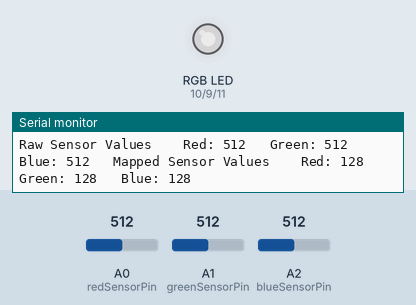
Bench run of a sketch on a simulated Arduino Uno, built with avr-gcc and run on an emulated ATmega328P. Shown: an RGB LED mixed from three pins (HIGH = lit), the last lines printed to the serial monitor. The test bench sets the inputs (shaded band); at power-on: A0 (redSensorPin) = 512, A1 (greenSensorPin) = 512, A2 (blueSensorPin) = 512. Dim RGB values are drawn brighter than linear.

Above: at 1.2 s.
1.3 s: A0 (redSensorPin) set to 406
At 2.8 s:
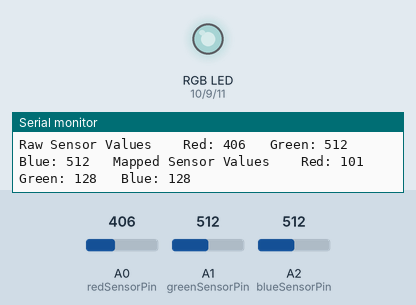
4.3 s: A0 (redSensorPin) set to 392
At 4.8 s:
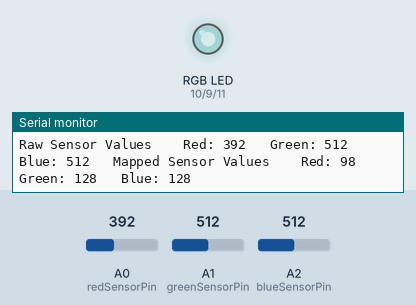
7.3 s: A1 (greenSensorPin) set to 409
At 8.3 s:
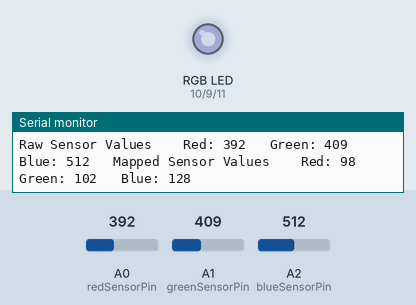
10.3 s: A1 (greenSensorPin) set to 386
At 11.2 s:
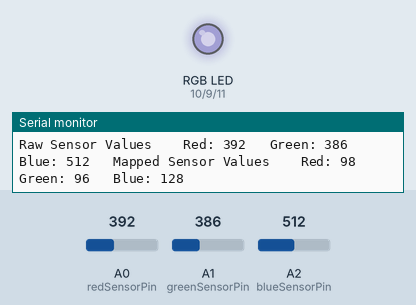
13.3 s: A2 (blueSensorPin) set to 410
At 14.9 s:
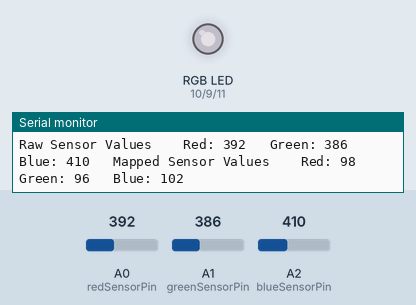
16.3 s: A2 (blueSensorPin) set to 389
At 17.3 s:
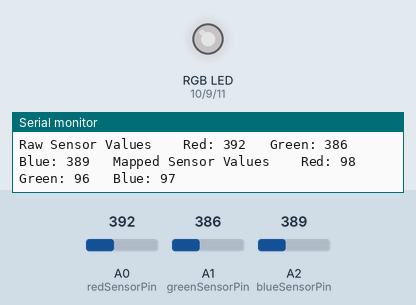
Timing chart, 0 to 19.3 s (numbered marks = the images above; inputs shaded):
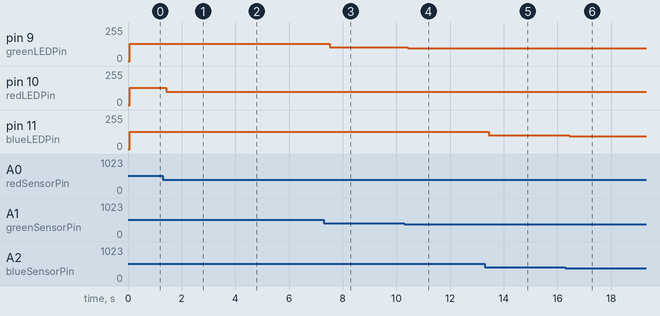

The sketch:

color_mixing_light.ino
```cpp
const int greenLEDPin = 9;
const int redLEDPin = 10;
const int blueLEDPin = 11;

const int redSensorPin = A0;
const int blueSensorPin = A2;
const int greenSensorPin = A1;

int redValue = 0;
int greenValue = 0;
int blueValue = 0;

int redSensorValue = 0;
int blueSensorValue = 0;
int greenSensorValue = 0;

void setup() {
  // put your setup code here, to run once:
  Serial.begin(9600);

  pinMode(greenLEDPin, OUTPUT);
  pinMode(redLEDPin, OUTPUT);
  pinMode(blueLEDPin, OUTPUT);
}

void loop() {
  // put your main code here, to run repeatedly:
  redSensorValue = analogRead(redSensorPin);
  delay(5);
  blueSensorValue = analogRead(blueSensorPin);
  delay(5);
  greenSensorValue = analogRead(greenSensorPin);
  Serial.print("Raw Sensor Values \t Red: ");
  Serial.print(redSensorValue);
  Serial.print("\t Green: ");
  Serial.print(greenSensorValue);
  Serial.print("\t Blue: ");
  Serial.print(blueSensorValue);

  redValue = redSensorValue/4;
  blueValue = blueSensorValue/4;
  greenValue = greenSensorValue/4;

  Serial.print("\t Mapped Sensor Values \t Red: ");
  Serial.print(redValue);
  Serial.print("\t Green: ");
  Serial.print(greenValue);
  Serial.print("\t Blue: ");
  Serial.println(blueValue);

  analogWrite(redLEDPin, redValue);
  analogWrite(blueLEDPin, blueValue);
  analogWrite(greenLEDPin, greenValue);
//  delay(1000);
//  analogWrite(redLEDPin, 0);
//  analogWrite(blueLEDPin, 0);
//  analogWrite(greenLEDPin, 127);
//  delay(1000);
//  analogWrite(redLEDPin, 0);
//  analogWrite(blueLEDPin, 127);
//  analogWrite(greenLEDPin, 0);
//  delay(1000);
//  analogWrite(redLEDPin, 127);
//  analogWrite(blueLEDPin, 127);
//  analogWrite(greenLEDPin, 0);
//  delay(1000);
//  analogWrite(redLEDPin, 127);
//  analogWrite(blueLEDPin, 0);
//  analogWrite(greenLEDPin, 127);
//  delay(1000);
//  analogWrite(redLEDPin, 0);
//  analogWrite(blueLEDPin, 127);
//  analogWrite(greenLEDPin, 127);
//  delay(1000);
//  analogWrite(redLEDPin, 127);
//  analogWrite(blueLEDPin, 127);
//  analogWrite(greenLEDPin, 127);
//  delay(1000);

//  for(int i = 0; i<127; i++){
//    for(int j = 0; j<127; j++){
//      for(int k = 0; k<127; k++){
//        analogWrite(redLEDPin, i);
//        analogWrite(blueLEDPin, j);
//        analogWrite(greenLEDPin, k);
//        delay(1);
//      }
//    }
//  }
}
```

Measured:
- after the input at 1.3 s, pin 10 (redLEDPin): 128/255 → 101/255 after 0.12 s
- after the input at 4.3 s, pin 10 (redLEDPin): 101/255 → 98/255 after 0.18 s
- after the input at 7.3 s, pin 9 (greenLEDPin): 128/255 → 102/255 after 0.21 s
- after the input at 10.3 s, pin 9 (greenLEDPin): 102/255 → 96/255 after 0.13 s
- after the input at 13.3 s, pin 11 (blueLEDPin): 128/255 → 102/255 after 0.13 s
- after the input at 16.3 s, pin 11 (blueLEDPin): 102/255 → 97/255 after 0.14 s
